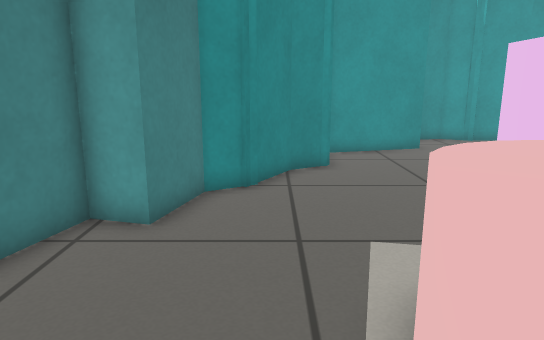
view 1 (above)

17 first-person views from a walk through a robot-simulator world made for Gazebo. The camera is 0.67 m above the floor, tilts 12° down and sees 70° across. The floor is counted in squares, 0.25 m on a side. Each view is taken from the middle of a square. On the plan, view 1 faces up. The plan holds only what a view shows up to about 20 squares ahead; the rest is blank.

view 2
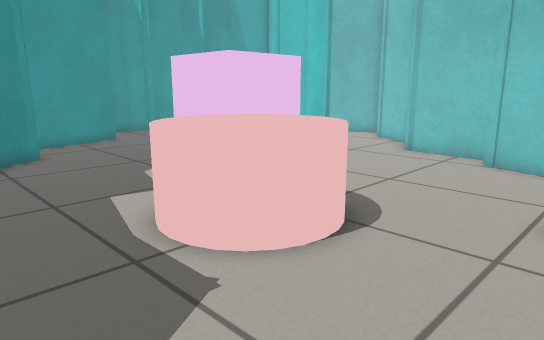

view 3
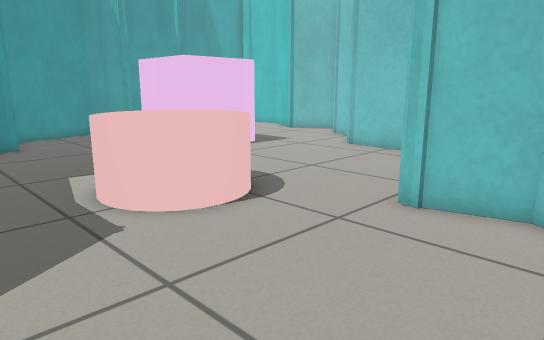

view 4
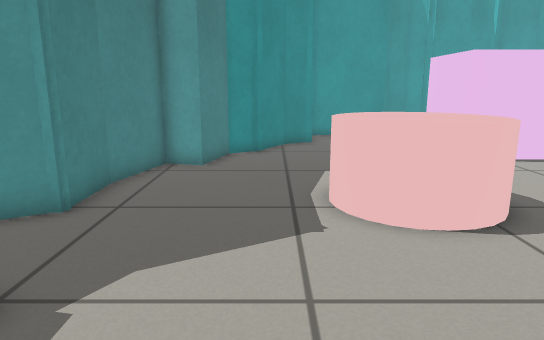

view 5
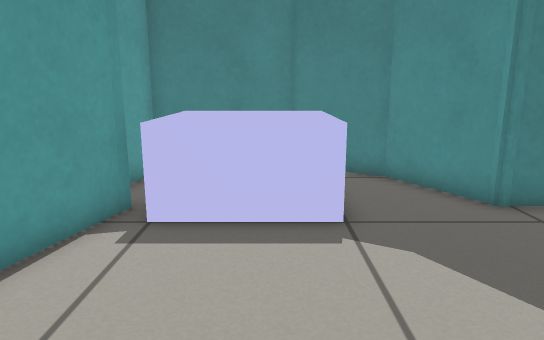

view 6
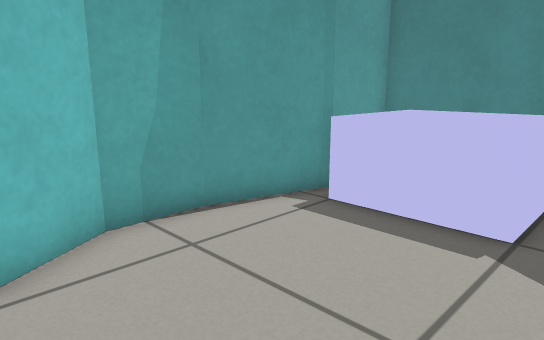

view 7
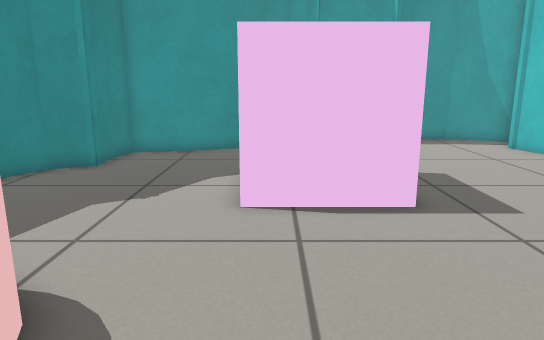

view 8
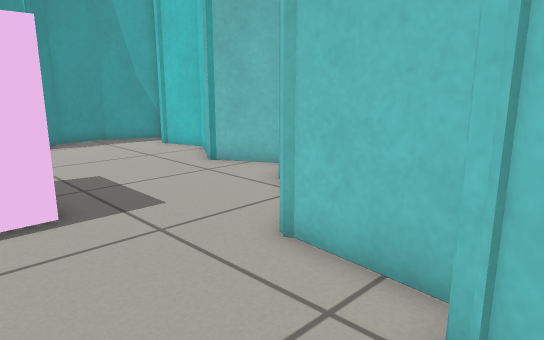

view 9
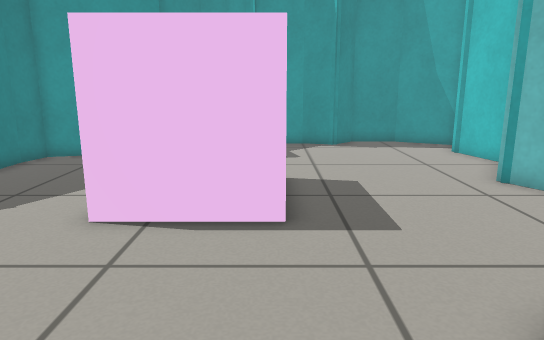

view 10
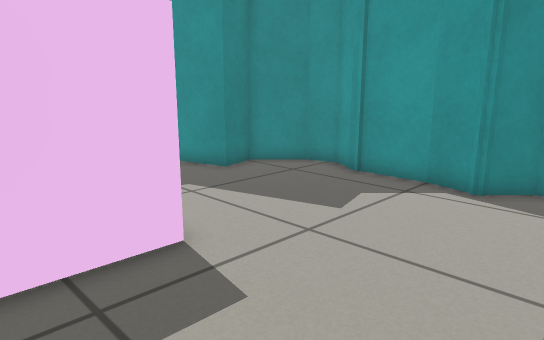

view 11
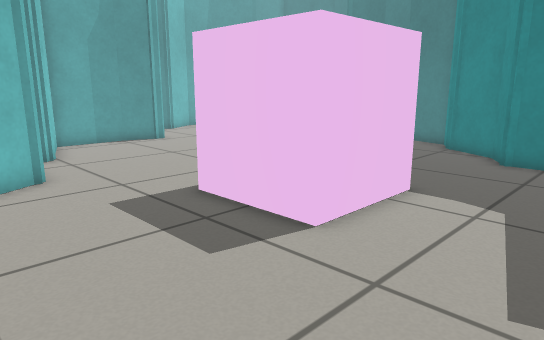

view 12
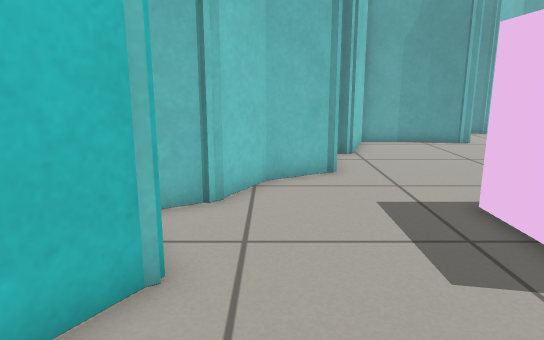

view 13
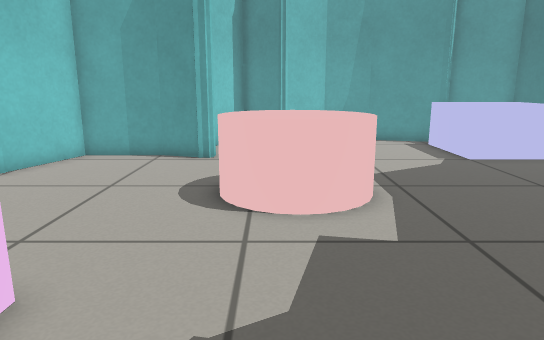

view 14
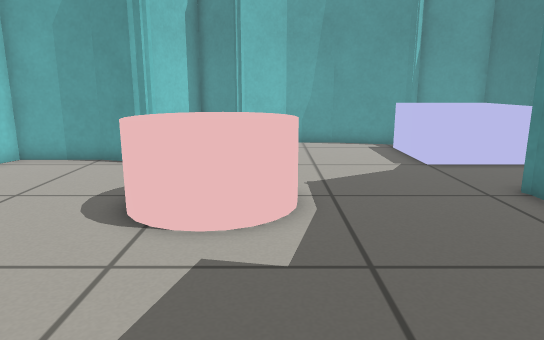

view 15
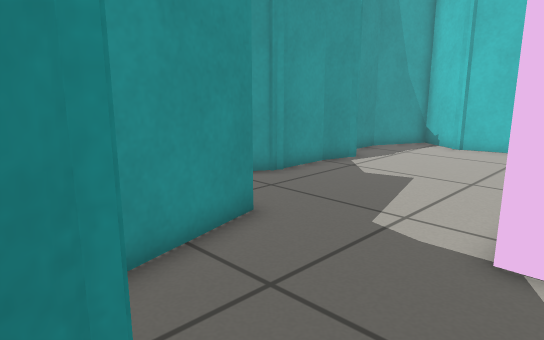

view 16
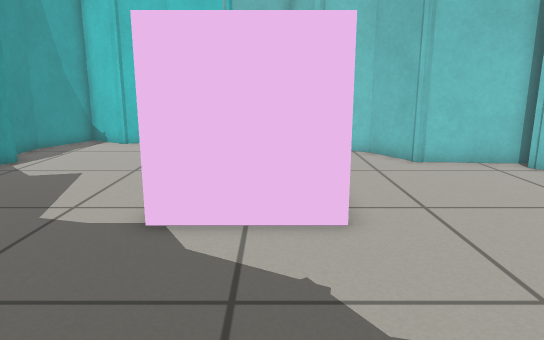

view 17
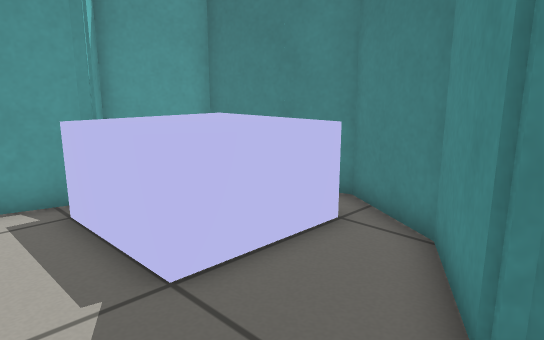

### Floor plan
Key: @ floor where view 1 was taken; # wall or solid block; . floor; B magenta box; C pink cylinder; L blue box.
Columns run from 9 left of view 1 to 20 right of it. Each row starts with its distance up from view 1.
 21                         ####
 20                 #########..###
 19                ##............#
 18                #............##
 17             ####............#
 16            ##...............#
 15            #................#
 14            #................#
 13          ###...............##
 12          #......BBBBB......##
 11         ##......B   B......##
 10        ##.......B   B.......#
  9        #........BBBBB.......#
  8      ###..................###
  7      ##...................#
  6     ##...................##
  5     #.......CC.........###
  4     #......CCCC........#
  3     #......CCCC........#
  2    ##......CCCC........#
  1  ###........CC........##
  0  #.......@...........##
 -1 ##...................#
 -2 #LLLLL..........##...#
 -3 # LLLL..........######
 -4 # LLLL..........#
 -5 ##LLLL..........#
 -6  #  L#......##.##
 -7  ###############

Where each view was taken, in squares from view 1:
view 1: 0 up, 0 right, facing up
view 2: 3 down, 2 left, facing up-right
view 3: 6 down, 2 left, facing up-right
view 4: 6 down, 0 right, facing up
view 5: 3 down, 4 right, facing left
view 6: 0 up, 4 right, facing down-left
view 7: 0 up, 8 right, facing up
view 8: 0 up, 9 right, facing up-right
view 9: 1 up, 11 right, facing up
view 10: 9 up, 17 right, facing up-left
view 11: 17 up, 17 right, facing down-left
view 12: 17 up, 16 right, facing down
view 13: 13 up, 4 right, facing down
view 14: 12 up, 2 right, facing down
view 15: 11 up, 1 right, facing up-right
view 16: 10 up, 0 right, facing right
view 17: 3 up, 1 left, facing down-left
